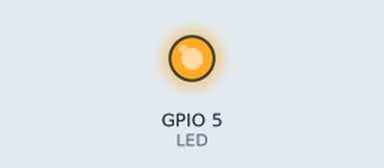
Simulated run of this sketch. Board: ESP32. Parts: output pins drawn as LEDs (lit = HIGH). WiFi joins after 1.5 s; servers stay silent unless stated; what the sketch prints to the serial monitor is not drawn.

Above: at 0.1 s.
At 1.7 s:
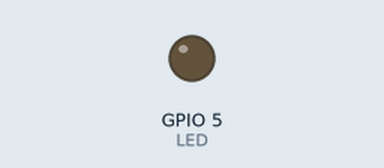
Timing chart, 0 to 3.2 s (numbered marks = the images above):
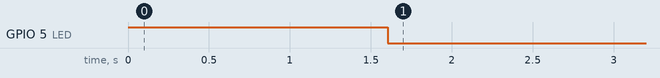

The sketch:

Blink.ino
```cpp
#include <WiFi.h>
#define LED 5
const char* ssid = "SWAG-NET 2.4";
const char* password = "rdmNbz.11kYOLO";

void setup() {
 pinMode(LED, OUTPUT);
 digitalWrite(LED, HIGH);
 Serial.begin(9600);
 Serial.print("Connecting to WiFi: ");
 Serial.println(ssid);

 WiFi.begin(ssid, password);
 while (WiFi.status() != WL_CONNECTED) {
  delay(200);
  Serial.print(".");
 }
 Serial.println("Connected.");
 digitalWrite(LED, LOW);
}

void loop() {
 if (WiFi.status() == WL_CONNECTED) {
   delay(1000);
   Serial.println(WiFi.localIP());
   Serial.println(WiFi.status());
   Serial.println(WiFi.RSSI());
   Serial.println("");
 }
}
```
